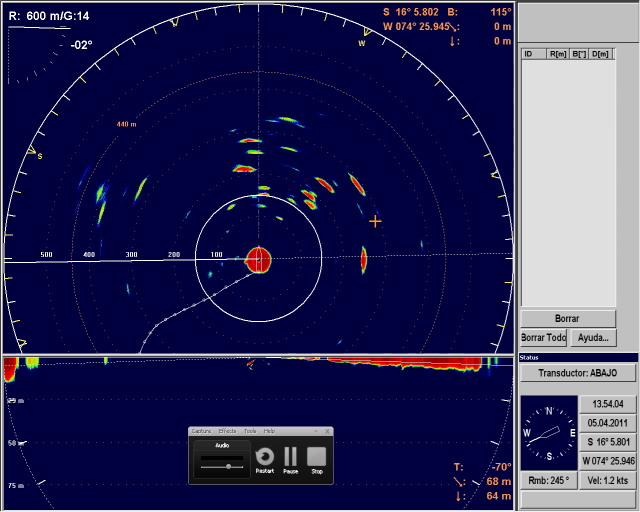
#> input picture imagenes/prueba0.png, 1280 x 1024 px (shown at 1/2 size)
$ python main.py --image imagenes/prueba0.png
#> lines starting #> are read from the running program, lines starting #| are printed output that depends on the picture; after the words box and inside, x2 and y2 are one past the last pixel; in counts of white or black regions, pixels touching at a corner belong together
# import the necessary packages
import numpy as np
import argparse
import cv2

# construct the argument parse and parse the arguments
ap = argparse.ArgumentParser()
ap.add_argument("-i", "--image", help = "path to the image")
args = vars(ap.parse_args())
# load the image
image = cv2.imread(args["image"])
#> image is the input picture: shape (1024, 1280, 3); mean B, G, R 90.2, 44.8, 45.9
# define the list of boundaries
boundaries = [
	([0, 0, 80], [201, 39, 255]),
	([0, 88, 111], [85, 255, 255]),
]
# loop over the boundaries

i = 0
for (lower, upper) in boundaries:
	# create NumPy arrays from the boundaries
	lower = np.array(lower, dtype = "uint8")
	upper = np.array(upper, dtype = "uint8")

	# find the colors within the specified boundaries and apply
	# the mask
	mask = cv2.inRange(image, lower, upper)
	output = cv2.bitwise_and(image, image, mask = mask)

	# show the images
	cv2.imshow("imagenes", np.hstack([image, output]))
	if i == 0 :
		cv2.imwrite("rojo.jpg",output)
	else:
		cv2.imwrite("amarillo.jpg",output)
	i+=1
	cv2.waitKey(0)
#> this loop made 2 passes
#> pass 1, `mask = cv2.inRange(image, lower, upper)`:
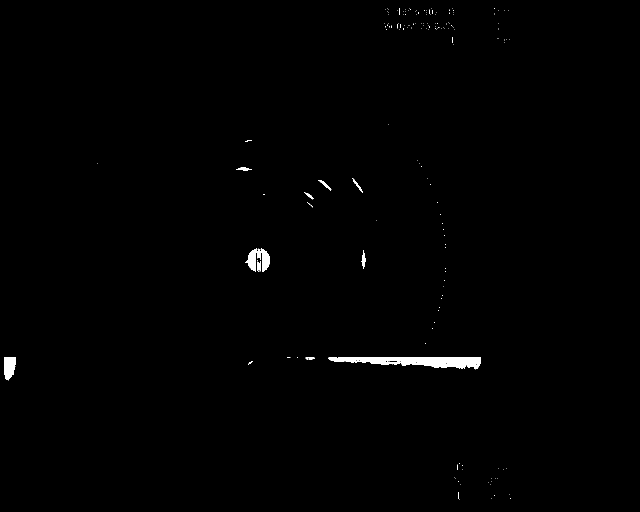
#> mask: shape (1024, 1280) (shown at 1/2 size); 0.57% white; 170 white regions (156 under 20 px), largest, box (x1, y1, x2, y2) and area: (657, 715, 962, 729) 2634, (661, 720, 959, 739) 1450, (496, 497, 540, 543) 933
#> pass 1, `cv2.imshow("imagenes", np.hstack([image, output]))`:
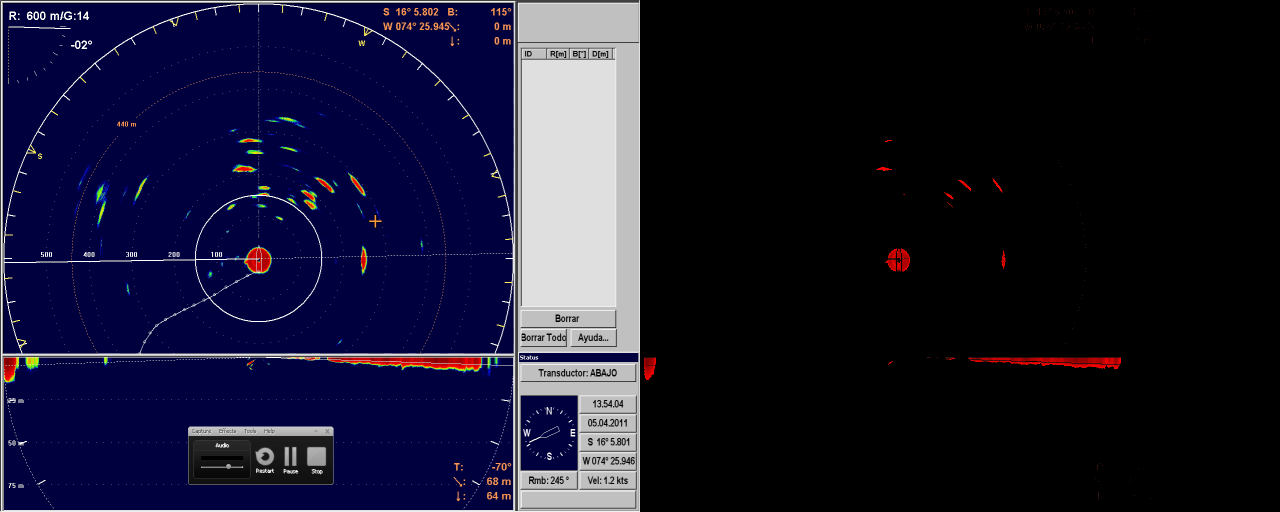
#> window 'imagenes': shape (1024, 2560, 3) (shown at 1/2 size); mean B, G, R 45.1, 22.4, 23.5
#> pass 2, `mask = cv2.inRange(image, lower, upper)`:
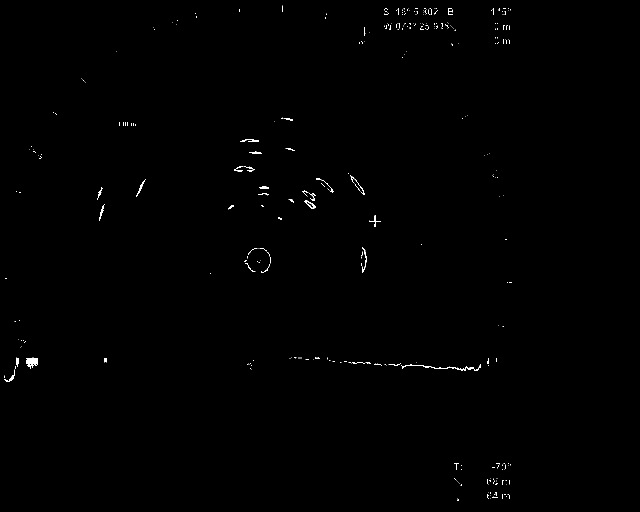
#> mask: shape (1024, 1280) (shown at 1/2 size); 0.37% white in thin lines or dots, all inside (x1, y1, x2, y2) = (8, 11, 1024, 1002)
#> after the loop, i = 2
